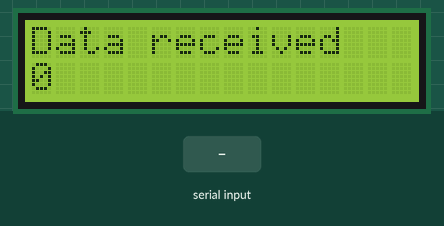
Simulated run of this sketch. Board: Arduino Uno, built with avr-gcc and run on an emulated ATmega328P. On the bench: 16×2 character LCD. The inputs (shaded band) are chosen by the test bench.

Above: at 1.2 s.
1.3 s: byte 30 received over Serial
At 1.59 s:
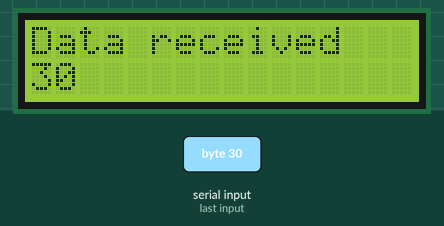
4.2 s: byte 90 received over Serial
At 4.53 s:
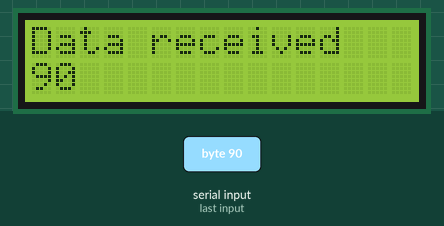
5.8 s: byte 120 received over Serial
At 6.0 s:
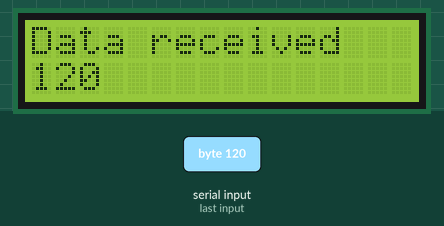
Timing chart, 0 to 8.8 s (numbered marks = the images above; inputs shaded):
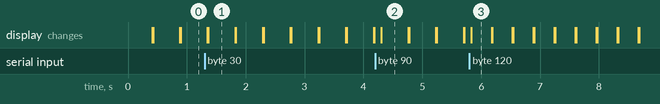

The sketch:

BT_decoder.ino
```cpp
#include "src/typeDefs/typeDefs.h"
#include <LiquidCrystal_I2C.h>

/**************************************************************************************
*  Wiring
*    _____________      _________________     ___________________
*   |          VCC|<---|GND           5V |--->|VCC               |
*   |          GND|<---|5V            GND|--->|GND               |
*   |  HC-06    Tx|--->|Rx   ARDUINO   A4|--->|SDA  16x2 LCD_I2C |
*   |           Rx|<---|Tx     UNO     A5|--->|SCL               |
*   |_____________|    |_________________|    |__________________|
*
***************************************************************************************/

LiquidCrystal_I2C lcd(0x27,16,2);  //
uint8 c_command;

void setup() {
  // Bluetooth will communicate by Serial
  Serial.begin(9600);

  lcd.init();
  lcd.backlight();
}

void loop() {
  lcd.print("Data received");

  if (Serial.available())
  {
    // Read data received
    c_command = Serial.read();
  }

  // Set cursor on second row
  lcd.setCursor(0, 1);
  // Show received data
  lcd.print(c_command);

  delay(100);
  lcd.clear();
}
```

typeDefs.h
```cpp
#ifndef typeDefs_H
#define typeDefs_H

/* unsigned int types */
typedef uint8_t  uint8;
typedef uint16_t uint16;
typedef uint32_t uint32;
typedef uint64_t uint64;

/* signed int types */
typedef int8_t  sint8;
typedef int16_t sint16;
typedef int32_t sint32;
typedef int64_t sint64;

/* float type */
typedef float float32;

#endif
```

Measured:
- after the input at 1.3 s, the display: first differs from a run without the input after 0.06 s (image 1)
- after the input at 4.2 s, the display: changes after 0.10 s (image 2)
- after the input at 5.8 s, the display: changes at once (image 3)
- what the display in image 1 shows lasts 0.4 s, from 1.4 s to 1.8 s
